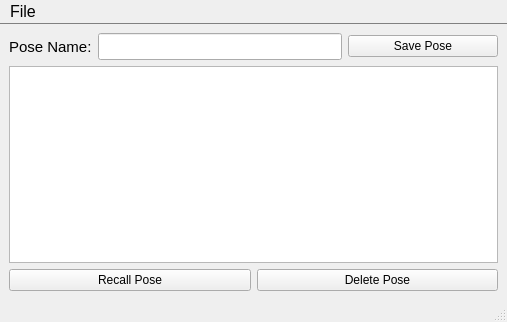
<?xml version="1.0" encoding="UTF-8"?>
<ui version="4.0">
 <class>library_window</class>
 <widget class="QMainWindow" name="library_window">
  <property name="geometry">
   <rect>
    <x>0</x>
    <y>0</y>
    <width>507</width>
    <height>322</height>
   </rect>
  </property>
  <property name="windowTitle">
   <string>Character Pose Library - new</string>
  </property>
  <widget class="QWidget" name="centralwidget">
   <layout class="QGridLayout" name="gridLayout">
    <item row="5" column="0">
     <layout class="QHBoxLayout" name="horizontalLayout_2">
      <item>
       <widget class="QListView" name="listView">
        <property name="font">
         <font>
          <pointsize>13</pointsize>
         </font>
        </property>
        <property name="editTriggers">
         <set>QAbstractItemView::NoEditTriggers</set>
        </property>
        <property name="textElideMode">
         <enum>Qt::ElideLeft</enum>
        </property>
       </widget>
      </item>
     </layout>
    </item>
    <item row="6" column="0">
     <layout class="QHBoxLayout" name="hbox_buttons">
      <item>
       <widget class="QPushButton" name="pb_recall">
        <property name="text">
         <string>Recall Pose</string>
        </property>
       </widget>
      </item>
      <item>
       <widget class="QPushButton" name="pb_delete">
        <property name="text">
         <string>Delete Pose</string>
        </property>
       </widget>
      </item>
     </layout>
    </item>
    <item row="1" column="0">
     <layout class="QHBoxLayout" name="horizontalLayout">
      <property name="leftMargin">
       <number>0</number>
      </property>
      <property name="topMargin">
       <number>0</number>
      </property>
      <item>
       <widget class="QLabel" name="lb_pose_name">
        <property name="font">
         <font>
          <pointsize>11</pointsize>
         </font>
        </property>
        <property name="text">
         <string>Pose Name:</string>
        </property>
       </widget>
      </item>
      <item>
       <widget class="QLineEdit" name="pose_name_input">
        <property name="sizePolicy">
         <sizepolicy hsizetype="Expanding" vsizetype="Fixed">
          <horstretch>0</horstretch>
          <verstretch>0</verstretch>
         </sizepolicy>
        </property>
        <property name="font">
         <font>
          <pointsize>12</pointsize>
         </font>
        </property>
        <property name="clearButtonEnabled">
         <bool>false</bool>
        </property>
       </widget>
      </item>
      <item>
       <widget class="QPushButton" name="pb_save">
        <property name="sizePolicy">
         <sizepolicy hsizetype="MinimumExpanding" vsizetype="Fixed">
          <horstretch>0</horstretch>
          <verstretch>0</verstretch>
         </sizepolicy>
        </property>
        <property name="maximumSize">
         <size>
          <width>150</width>
          <height>16777215</height>
         </size>
        </property>
        <property name="text">
         <string>Save Pose</string>
        </property>
        <property name="autoDefault">
         <bool>false</bool>
        </property>
        <property name="default">
         <bool>false</bool>
        </property>
        <property name="flat">
         <bool>false</bool>
        </property>
       </widget>
      </item>
     </layout>
    </item>
   </layout>
  </widget>
  <widget class="QMenuBar" name="menubar">
   <property name="geometry">
    <rect>
     <x>0</x>
     <y>0</y>
     <width>507</width>
     <height>25</height>
    </rect>
   </property>
   <property name="font">
    <font>
     <pointsize>12</pointsize>
    </font>
   </property>
   <property name="styleSheet">
    <string notr="true">border-bottom: 1px solid grey;</string>
   </property>
   <widget class="QMenu" name="menuFile">
    <property name="enabled">
     <bool>true</bool>
    </property>
    <property name="title">
     <string>File</string>
    </property>
    <addaction name="separator"/>
    <addaction name="actionNew"/>
    <addaction name="actionOpen"/>
    <addaction name="separator"/>
    <addaction name="actionSave"/>
    <addaction name="actionSave_As"/>
    <addaction name="separator"/>
    <addaction name="actionQuit"/>
   </widget>
   <addaction name="menuFile"/>
  </widget>
  <widget class="QStatusBar" name="statusbar"/>
  <action name="actionSave">
   <property name="text">
    <string>Save</string>
   </property>
  </action>
  <action name="actionSave_As">
   <property name="text">
    <string>Save As..</string>
   </property>
  </action>
  <action name="actionNew">
   <property name="text">
    <string>New...</string>
   </property>
  </action>
  <action name="actionOpen">
   <property name="text">
    <string>Open...</string>
   </property>
  </action>
  <action name="actionQuit">
   <property name="text">
    <string>Quit</string>
   </property>
  </action>
 </widget>
 <tabstops>
  <tabstop>pose_name_input</tabstop>
  <tabstop>pb_save</tabstop>
  <tabstop>listView</tabstop>
  <tabstop>pb_recall</tabstop>
  <tabstop>pb_delete</tabstop>
 </tabstops>
 <resources/>
 <connections/>
</ui>
